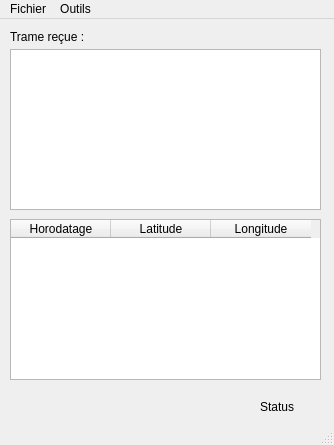
<?xml version="1.0" encoding="UTF-8"?>
<ui version="4.0">
 <class>InterfacePrincipal</class>
 <widget class="QMainWindow" name="InterfacePrincipal">
  <property name="geometry">
   <rect>
    <x>0</x>
    <y>0</y>
    <width>334</width>
    <height>445</height>
   </rect>
  </property>
  <property name="windowTitle">
   <string>InterfacePrincipal</string>
  </property>
  <widget class="QWidget" name="centralwidget">
   <widget class="QLabel" name="label">
    <property name="geometry">
     <rect>
      <x>10</x>
      <y>10</y>
      <width>91</width>
      <height>16</height>
     </rect>
    </property>
    <property name="text">
     <string>Trame reçue :</string>
    </property>
   </widget>
   <widget class="QTextEdit" name="textEdit">
    <property name="geometry">
     <rect>
      <x>10</x>
      <y>30</y>
      <width>311</width>
      <height>161</height>
     </rect>
    </property>
   </widget>
   <widget class="QTableWidget" name="tableWidget">
    <property name="geometry">
     <rect>
      <x>10</x>
      <y>200</y>
      <width>311</width>
      <height>161</height>
     </rect>
    </property>
    <column>
     <property name="text">
      <string>Horodatage</string>
     </property>
    </column>
    <column>
     <property name="text">
      <string>Latitude</string>
     </property>
    </column>
    <column>
     <property name="text">
      <string>Longitude</string>
     </property>
    </column>
   </widget>
   <widget class="QLabel" name="StatusBar">
    <property name="geometry">
     <rect>
      <x>260</x>
      <y>380</y>
      <width>58</width>
      <height>15</height>
     </rect>
    </property>
    <property name="text">
     <string>Status</string>
    </property>
   </widget>
  </widget>
  <widget class="QMenuBar" name="menubar">
   <property name="geometry">
    <rect>
     <x>0</x>
     <y>0</y>
     <width>334</width>
     <height>20</height>
    </rect>
   </property>
   <widget class="QMenu" name="menuFIchier">
    <property name="title">
     <string>Fichier</string>
    </property>
    <addaction name="actionOuvrir"/>
    <addaction name="actionEnregistrer"/>
    <addaction name="separator"/>
    <addaction name="actionQuitter"/>
   </widget>
   <widget class="QMenu" name="menuOutils">
    <property name="title">
     <string>Outils</string>
    </property>
    <addaction name="actionConfigurer"/>
    <addaction name="separator"/>
    <addaction name="actionA_Propos_de"/>
   </widget>
   <addaction name="menuFIchier"/>
   <addaction name="menuOutils"/>
  </widget>
  <widget class="QStatusBar" name="statusbar"/>
  <action name="actionOuvrir">
   <property name="text">
    <string>Ouvrir</string>
   </property>
  </action>
  <action name="actionEnregistrer">
   <property name="text">
    <string>Enregistrer</string>
   </property>
  </action>
  <action name="actionQuitter">
   <property name="text">
    <string>Quitter</string>
   </property>
  </action>
  <action name="actionConfigurer">
   <property name="text">
    <string>Configurer</string>
   </property>
  </action>
  <action name="actionA_Propos_de">
   <property name="text">
    <string>A Propos de ...</string>
   </property>
  </action>
 </widget>
 <resources/>
 <connections>
  <connection>
   <sender>actionQuitter</sender>
   <signal>triggered()</signal>
   <receiver>InterfacePrincipal</receiver>
   <slot>close()</slot>
   <hints>
    <hint type="sourcelabel">
     <x>-1</x>
     <y>-1</y>
    </hint>
    <hint type="destinationlabel">
     <x>166</x>
     <y>222</y>
    </hint>
   </hints>
  </connection>
 </connections>
</ui>
